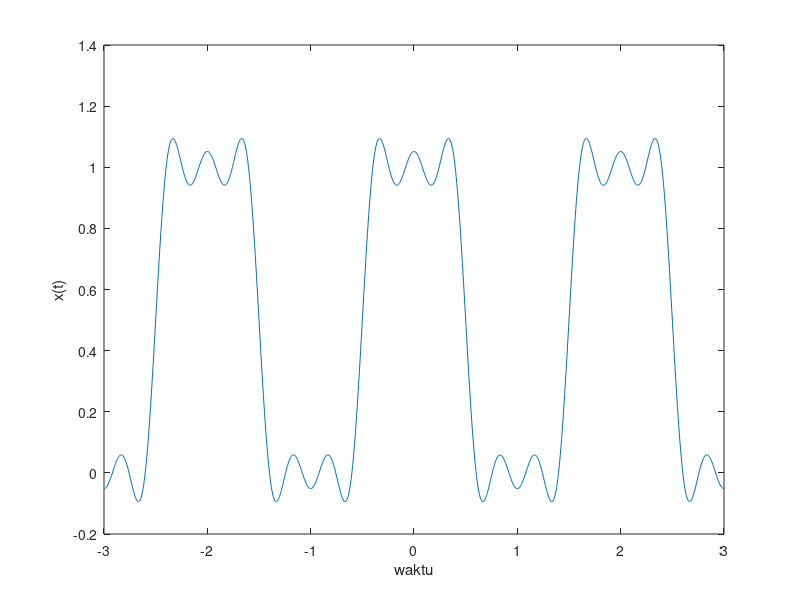

This figure's MATLAB source:
t=-3:6/1000:3;
N=input('Jumlah sinyal : ');
c0=0.5;
w0=pi;
xN=c0*ones(1,length(t));
for n=1:2:N
    theta=((-1)^((n-1)/2)-1)*pi/2;
    xN = xN + 2/n/pi*cos(n*w0*t+theta);
end
plot(t,xN)
xlabel('waktu')
ylabel('x(t)')